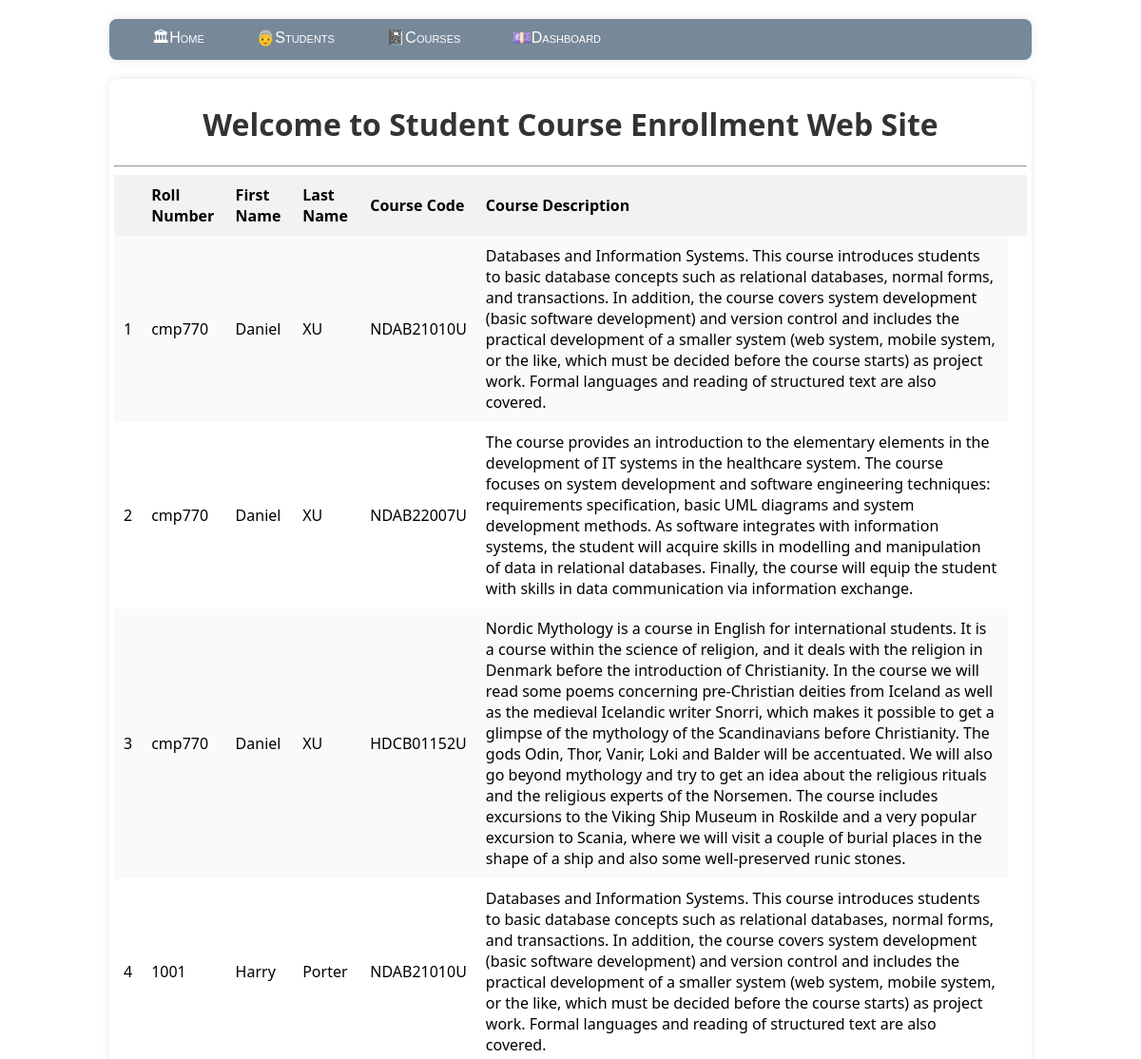
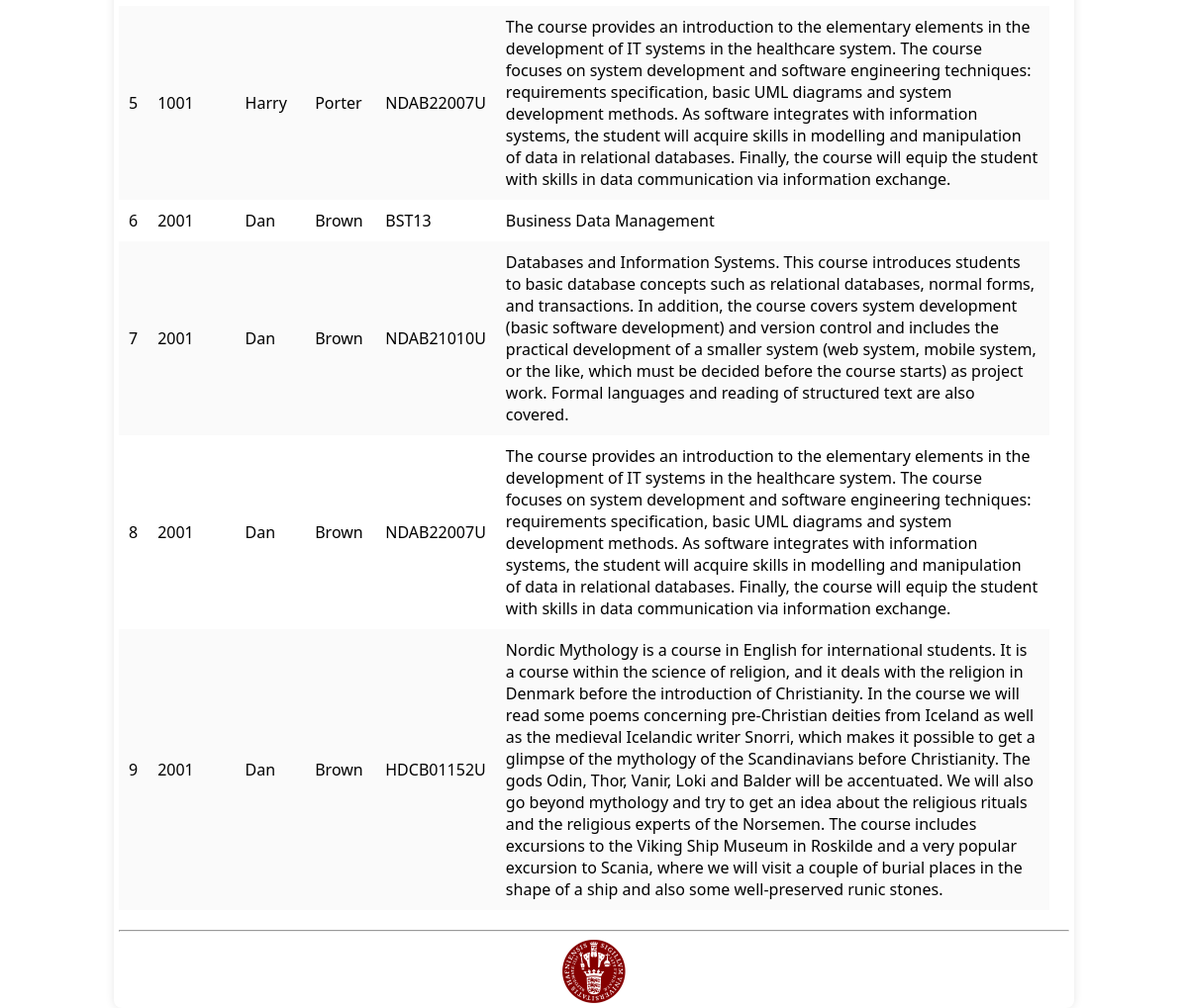
The app's page /, older data (2 pictures, top to bottom).
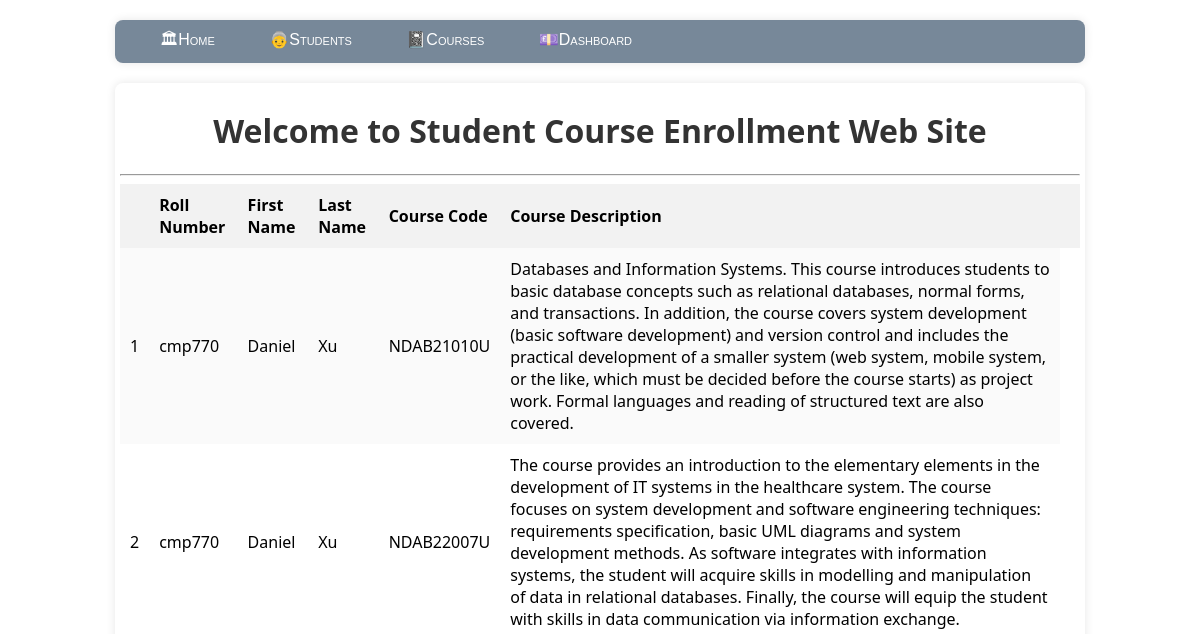
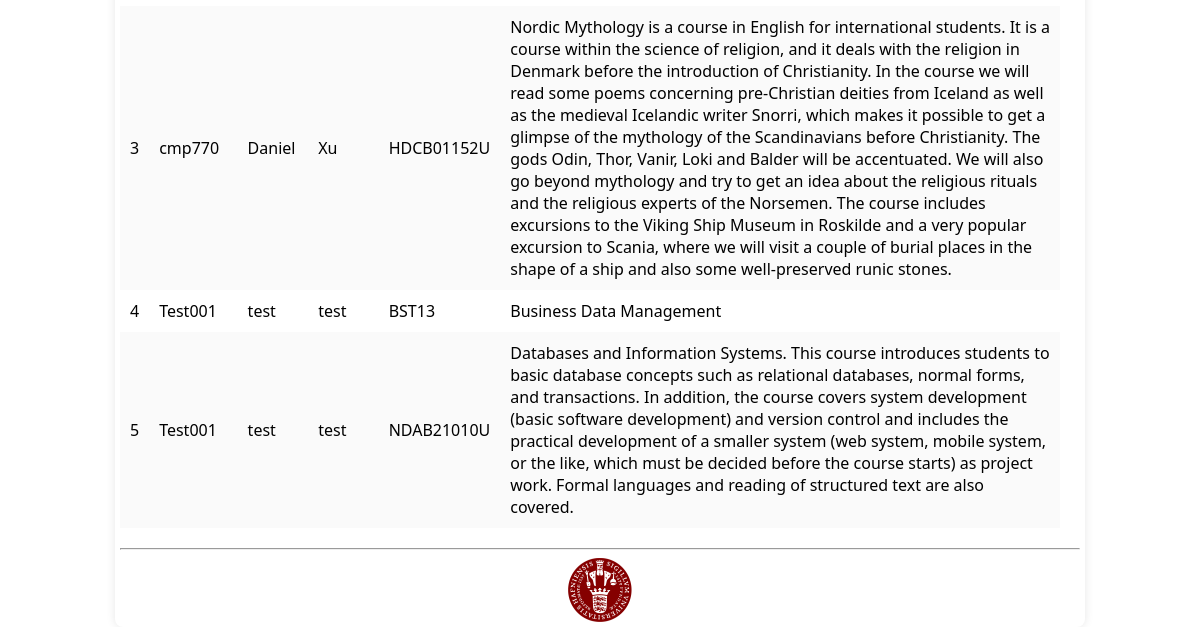
The same page, newer data (2 pictures, top to bottom).
### model.py (models this page shows)
class Enrollments(db.Model):
    __tablename__='enrollments'
    enrollment_id=db.Column(db.Integer,primary_key=True,autoincrement=True)
    estudent_id=db.Column(db.Integer,db.ForeignKey('student.student_id'),nullable=False)
    ecourse_id=db.Column(db.Integer,db.ForeignKey('course.course_id'),nullable=False)
    students = db.relationship('Student',backref='student')
    courses = db.relationship('Course',backref='course')

class Student(db.Model):
    __tablename__='student'
    student_id=db.Column(db.Integer,primary_key=True,autoincrement=True)
    roll_number=db.Column(db.String,unique=True,nullable=False)
    email=db.Column(db.String)
    first_name=db.Column(db.String,nullable=False)
    last_name=db.Column(db.String, nullable=False)
    courses=db.relationship('Course',backref='student',secondary='enrollments')

class Course(db.Model):
    __tablename__='course'
    course_id=db.Column(db.Integer,primary_key=True,autoincrement=True)
    course_code=db.Column(db.String,unique=True,nullable=False)
    course_name=db.Column(db.String,nullable=False)
    course_description=db.Column(db.String)

### app.py (the view)
@app.route('/')
def home():
    s = Enrollments.query.all()
    return render_template('home.html',list=s)

### templates/home.html
{% extends "layout.html" %}
{% block content %}
<h1>Welcome to Student Course Enrollment Web Site</h1>
<hr/>
    {% if (list|length)!=0 %}
    <table id="all-enrollments">
        <tr>
            <th></th>
            <th>Roll Number</th>
            <th>First Name</th>
            <th>Last Name</th>
            <th>Course Code</th>
            <th>Course Description</th>
            <th></th>
        </tr>
        {% for i in list %}
        <tr>
            <td>{{ loop.index }}</td>
            <td>{{i.students.roll_number}}</td>
            <td>{{i.students.first_name}}</td>
            <td>{{i.students.last_name}}</td>
            <td>{{i.courses.course_code}}</td>
            <td>{{i.courses.course_description}}</td>
        </tr>
        {% endfor %}
    </table>
{% else %}
    <p>No enrollment found. Please add student and course for enrollment</p>
{% endif %}
{% endblock %}

### templates/layout.html (shortened to what this page needs)
<!DOCTYPE html>
<html>
<head>
    <link rel="stylesheet" type="text/css" href="{{ url_for('static', filename='site.css')}}" />
</head>
<body>
    <div class="navbar">
        <a href="/" class="navbar-item">🏛Home</a>
        <a href="{{ url_for('students') }}" class="navbar-item">👵Students</a>
        <a href="{{ url_for('courses') }}" class="navbar-item">📓Courses</a>
        <a href="{{ url_for('dashboard') }}" class="navbar-item">💷Dashboard</a>
    </div>
    <div class="body-content">
        {% block content %}
        {% endblock %}
        <hr />
        <footer>
             <img src="{{ url_for('static', filename='logo.png')}}" width="64" height="64"
             style=" display: block;
             margin-left: auto;
             margin-right: auto;">
        </footer>
    </div>
</body>
</html>

### static/site.css (style rules this page uses)
body { background-color: rgb(f0, f0, f0); font-family: Arial, sans-serif; margin: 0; padding: 0; }
h1 { text-align: center; color: #333; }
table { width: 100%; border-collapse: collapse; margin-bottom: 20px; }
th, td { padding: 10px; text-align: left; }
th { background-color: #f2f2f2; }
tr:nth-child(even) { background-color: #fafafa; }
a { text-decoration: none; color: #007bff; padding: 5px 10px; border-radius: 4px; }
.navbar { background-color: lightslategray; font-size: 1em; font-family: 'Trebuchet MS', 'Lucida Sans Unicode', 'Lucida Grande', 'Lucida Sans', Arial, sans-serif; color: white; padding: 8px 5px 8px 5px; }
.navbar a { text-decoration: none; color: inherit; }
.navbar-item { font-variant: small-caps; margin-left: 30px; }
.body-content { padding: 5px; font-family:'Segoe UI', Tahoma, Geneva, Verdana, sans-serif; }
div { max-width: 80%; margin: 0 auto; background-color: #fff; border-radius: 8px; box-shadow: 0 0 10px rgba(0, 0, 0, 0.1); padding: 20px; margin-top: 20px; }

Row changes from the older to the newer data that the page shows:
removed Enrollments: students.roll_number "cmp770", students.first_name "Daniel", students.last_name "XU", courses.course_code "NDAB21010U", courses.course_description "Databases and Information Systems. This course introduces students to basic database concepts such as relational databases, normal forms, and transactions. In addition, the course covers system development (basic software development) and version control and includes the practical development of a smaller system (web system, mobile system, or the like, which must be decided before the course starts) as project work. Formal languages and reading of structured text are also covered."
removed Enrollments: students.roll_number "cmp770", students.first_name "Daniel", students.last_name "XU", courses.course_code "NDAB22007U", courses.course_description "The course provides an introduction to the elementary elements in the development of IT systems in the healthcare system. The course focuses on system development and software engineering techniques: requirements specification, basic UML diagrams and system development methods. As software integrates with information systems, the student will acquire skills in modelling and manipulation of data in relational databases. Finally, the course will equip the student with skills in data communication via information exchange."
removed Enrollments: students.roll_number "cmp770", students.first_name "Daniel", students.last_name "XU", courses.course_code "HDCB01152U", courses.course_description "Nordic Mythology is a course in English for international students. It is a course within the science of religion, and it deals with the religion in Denmark before the introduction of Christianity. In the course we will read some poems concerning pre-Christian deities from Iceland as well as the medieval Icelandic writer Snorri, which makes it possible to get a glimpse of the mythology of the Scandinavians before Christianity. The gods Odin, Thor, Vanir, Loki and Balder will be accentuated. We will also go beyond mythology and try to get an idea about the religious rituals and the religious experts of the Norsemen. The course includes excursions to the Viking Ship Museum in Roskilde and a…"
removed Enrollments: students.roll_number "1001", students.first_name "Harry", students.last_name "Porter", courses.course_code "NDAB21010U", courses.course_description "Databases and Information Systems. This course introduces students to basic database concepts such as relational databases, normal forms, and transactions. In addition, the course covers system development (basic software development) and version control and includes the practical development of a smaller system (web system, mobile system, or the like, which must be decided before the course starts) as project work. Formal languages and reading of structured text are also covered."
removed Enrollments: students.roll_number "1001", students.first_name "Harry", students.last_name "Porter", courses.course_code "NDAB22007U", courses.course_description "The course provides an introduction to the elementary elements in the development of IT systems in the healthcare system. The course focuses on system development and software engineering techniques: requirements specification, basic UML diagrams and system development methods. As software integrates with information systems, the student will acquire skills in modelling and manipulation of data in relational databases. Finally, the course will equip the student with skills in data communication via information exchange."
removed Enrollments: students.roll_number "2001", students.first_name "Dan", students.last_name "Brown", courses.course_code "BST13", courses.course_description "Business Data Management"
removed Enrollments: students.roll_number "2001", students.first_name "Dan", students.last_name "Brown", courses.course_code "NDAB21010U", courses.course_description "Databases and Information Systems. This course introduces students to basic database concepts such as relational databases, normal forms, and transactions. In addition, the course covers system development (basic software development) and version control and includes the practical development of a smaller system (web system, mobile system, or the like, which must be decided before the course starts) as project work. Formal languages and reading of structured text are also covered."
removed Enrollments: students.roll_number "2001", students.first_name "Dan", students.last_name "Brown", courses.course_code "NDAB22007U", courses.course_description "The course provides an introduction to the elementary elements in the development of IT systems in the healthcare system. The course focuses on system development and software engineering techniques: requirements specification, basic UML diagrams and system development methods. As software integrates with information systems, the student will acquire skills in modelling and manipulation of data in relational databases. Finally, the course will equip the student with skills in data communication via information exchange."
removed Enrollments: students.roll_number "2001", students.first_name "Dan", students.last_name "Brown", courses.course_code "HDCB01152U", courses.course_description "Nordic Mythology is a course in English for international students. It is a course within the science of religion, and it deals with the religion in Denmark before the introduction of Christianity. In the course we will read some poems concerning pre-Christian deities from Iceland as well as the medieval Icelandic writer Snorri, which makes it possible to get a glimpse of the mythology of the Scandinavians before Christianity. The gods Odin, Thor, Vanir, Loki and Balder will be accentuated. We will also go beyond mythology and try to get an idea about the religious rituals and the religious experts of the Norsemen. The course includes excursions to the Viking Ship Museum in Roskilde and a…"
added Enrollments: students.roll_number "cmp770", students.first_name "Daniel", students.last_name "Xu", courses.course_code "NDAB21010U", courses.course_description "Databases and Information Systems. This course introduces students to basic database concepts such as relational databases, normal forms, and transactions. In addition, the course covers system development (basic software development) and version control and includes the practical development of a smaller system (web system, mobile system, or the like, which must be decided before the course starts) as project work. Formal languages and reading of structured text are also covered."
added Enrollments: students.roll_number "cmp770", students.first_name "Daniel", students.last_name "Xu", courses.course_code "NDAB22007U", courses.course_description "The course provides an introduction to the elementary elements in the development of IT systems in the healthcare system. The course focuses on system development and software engineering techniques: requirements specification, basic UML diagrams and system development methods. As software integrates with information systems, the student will acquire skills in modelling and manipulation of data in relational databases. Finally, the course will equip the student with skills in data communication via information exchange."
added Enrollments: students.roll_number "cmp770", students.first_name "Daniel", students.last_name "Xu", courses.course_code "HDCB01152U", courses.course_description "Nordic Mythology is a course in English for international students. It is a course within the science of religion, and it deals with the religion in Denmark before the introduction of Christianity. In the course we will read some poems concerning pre-Christian deities from Iceland as well as the medieval Icelandic writer Snorri, which makes it possible to get a glimpse of the mythology of the Scandinavians before Christianity. The gods Odin, Thor, Vanir, Loki and Balder will be accentuated. We will also go beyond mythology and try to get an idea about the religious rituals and the religious experts of the Norsemen. The course includes excursions to the Viking Ship Museum in Roskilde and a…"
added Enrollments: students.roll_number "Test001", students.first_name "test", students.last_name "test", courses.course_code "BST13", courses.course_description "Business Data Management"
added Enrollments: students.roll_number "Test001", students.first_name "test", students.last_name "test", courses.course_code "NDAB21010U", courses.course_description "Databases and Information Systems. This course introduces students to basic database concepts such as relational databases, normal forms, and transactions. In addition, the course covers system development (basic software development) and version control and includes the practical development of a smaller system (web system, mobile system, or the like, which must be decided before the course starts) as project work. Formal languages and reading of structured text are also covered."
